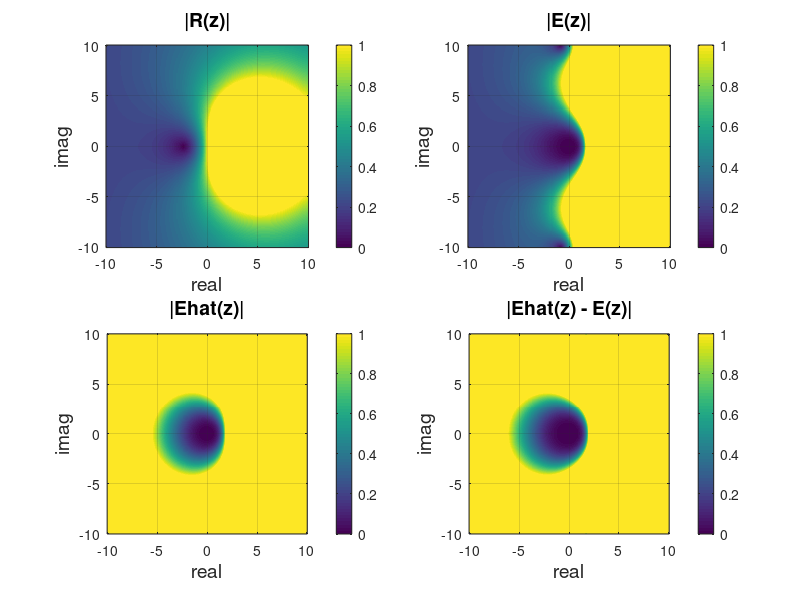

Write MATLAB code to recreate this figure.
%% Explicit eulers
close all; clear all;

lw = 3;

limits = 10;
alpha = -limits:0.1:limits;
beta = -limits:0.1:limits;

gamma = 1-1/sqrt(2);
a31 = (1-gamma)/2;
AT = [0 gamma a31;0 gamma a31;0 0 gamma];
c  = [0; 2*gamma; 1];
b  = AT(:,3);
bhat = [    (6*gamma-1)/(12*gamma); ...
    1/(12*gamma*(1-2*gamma)); ...
    (1-3*gamma)/(3*(1-2*gamma))    ];
d  = b-bhat;
p  = 2;
phat = 3;
s = 3;

A = AT.';
AT = A.';

nreal = length(alpha);
nimag = length(beta);
I = eye(size(A));
e = ones(size(A,1),1);

for kreal = 1:nreal
    for kimag = 1:nimag
        z = alpha(kreal) + 1i*beta(kimag);
        tmp = (I-z*A)\e;
        R = 1 + z*b.'*tmp;
        Ehat = z*d.'*tmp;
        f = exp(z); % This is the real variation
        E = R-f;    % This is the estimated variation
        EhatmE = Ehat-E;
        
        absR(kimag,kreal) = abs(R);
        absEhatmE(kimag,kreal) = abs(EhatmE);
        absEhat(kimag,kreal) = abs(Ehat);
        absE(kimag,kreal) = abs(E);
        absF(kimag,kreal) = abs(f);
    end
end


figure(2)
fs = 14;
subplot(221)
imagesc(alpha,beta,absR,[0 1]); % In the plotting we show up until maximum
grid on
colorbar
axis image
axis xy
xlabel('real','fontsize',fs);
ylabel('imag','fontsize',fs);
title('|R(z)|','fontsize',fs)

subplot(222)
imagesc(alpha,beta,absE,[0 1]); % In the plotting we show up until maximum
grid on
colorbar
axis image
axis xy
xlabel('real','fontsize',fs);
ylabel('imag','fontsize',fs);
title('|E(z)|','fontsize',fs)

subplot(223)
imagesc(alpha,beta,absEhat,[0 1]); % In the plotting we show up until maximum
grid on
colorbar
axis image
axis xy
xlabel('real','fontsize',fs);
ylabel('imag','fontsize',fs);
title('|Ehat(z)|','fontsize',fs)

subplot(224)
imagesc(alpha,beta,absEhatmE,[0 1]); % In the plotting we show up until maximum
grid on
colorbar
axis image
axis xy
xlabel('real','fontsize',fs);
ylabel('imag','fontsize',fs);
title('|Ehat(z) - E(z)|','fontsize',fs)

